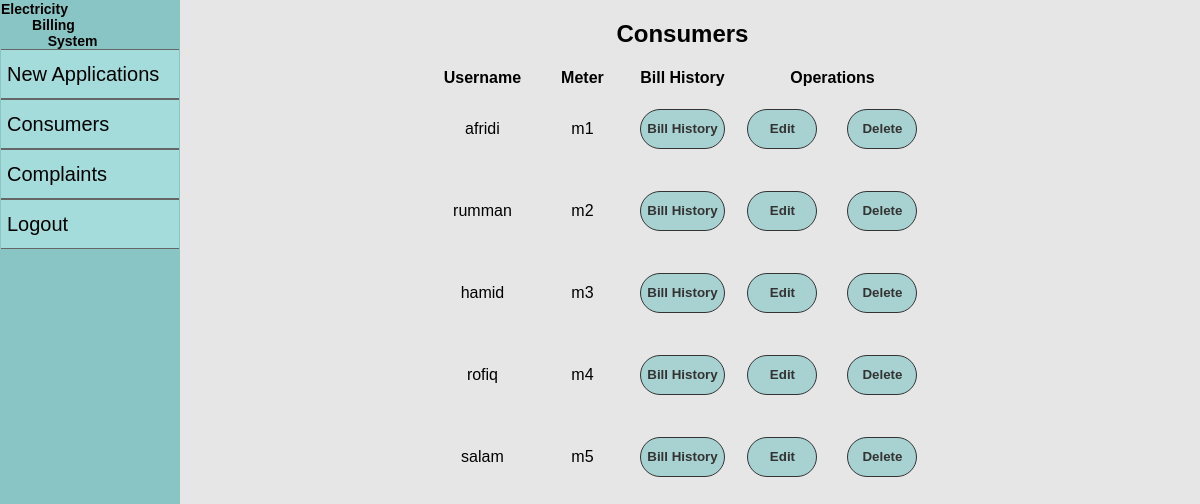
Screenshot of /consumers.php (signed in) with the database file from the repository.
### tables this page shows
CREATE TABLE `users` (
  `id` int(11) NOT NULL,
  `username` varchar(20) NOT NULL,
  `password` varchar(20) NOT NULL,
  `type` int(11) NOT NULL
);

CREATE TABLE `meters` (
  `id` int(11) NOT NULL,
  `meter` varchar(20) NOT NULL,
  `userId` int(11) NOT NULL
);

### consumers.php (the view, shortened to what this page needs)
<?php
include_once 'config/connection.config.php';
$type=$_SESSION['userType'];
?>
<!DOCTYPE html>
<html lang="en">
<head>
    <link rel="stylesheet" href="styles/style.css">
</head>
<body>
    <div class="nav">
    <a href="index.php">
    <h2 class="home">Electricity</br>&nbsp;&nbsp;&nbsp;&nbsp;&nbsp;&nbsp;&nbsp;&nbsp;Billing</br>&nbsp;&nbsp;&nbsp;&nbsp;&nbsp;&nbsp;&nbsp;&nbsp;&nbsp;&nbsp;&nbsp;&nbsp;System</h2>
        </a>
        <nav>
            <?php if($type==1){ ?>
                <a href="applicants.php"><button class="navbtn">New Applications</button></a></br>
        <?php    } ?>
        <?php if($_SESSION['userType']==1){ ?>
            <a href="consumers.php"><button class="navbtn">Consumers</button></a></br>
            <a href="complaints.php"><button class="navbtn">Complaints</button></a></br>
        <?php } ?>
        <a href="includes/logout.include.php"><button class="navbtn">Logout</button></a></br>
        </nav>
    </div>
    <div class="container">
        <h2>Consumers</h2>
    <table class="form">
        <tr>
            <th>Username</th>
            <th>Meter</th>
            <th>Bill History</th>
            <?php if ($_SESSION['userType']!=4) { ?>
                <th colspan="2">Operations</th>
            <?php } ?>
        </tr>
        <?php $select=mysqli_query($conn, "SELECT * FROM users WHERE type='3'");
        if(mysqli_num_rows($select)){
            while ($singleConsumer=mysqli_fetch_assoc($select)) {
                $cId=$singleConsumer['id']; ?>
                <tr>
                    <td><?php echo $singleConsumer['username'] ?></td>
                    <?php $select2=mysqli_query($conn, "SELECT * FROM meters WHERE userId='$cId'");
                    if(mysqli_num_rows($select2)){
                        $meter=mysqli_fetch_assoc($select2);
                    } ?>
                    <td><?php echo $meter['meter']; ?></td>
                    <td><a href="includes/bill-history.include.php?id=<?php echo $cId; ?>"><button class="submit">Bill History</button></a></td>
                    <?php if ($type==1) { ?>
                        <td><a href="includes/edit-consumers.include.php?id=<?php echo $cId; ?>"><button class="submit">Edit</button></a></td>
                        <td><a href="includes/delete-consumers.include.php?id=<?php echo $cId; ?>"><button class="submit">Delete</button></a></td>
                    <?php    } ?>
                </tr>
        <?php    }
        } ?>
    </table>
    </div>
</body>
</html>

### styles/style.css (style rules this page uses)
* { box-sizing: border-box; }
body,html { margin: 0; height: 100%; background-color: rgb(230, 230, 230); font-family: 'Trebuchet MS', sans-serif; }
.navbtn { margin: auto; border: 1px solid rgb(102, 102, 102); border-left: 0; border-right: 0; font-size: 20px; width: 100%; height: 50px; text-align: left; background-color: rgb(164, 219, 219); cursor: pointer; }
.container { width: 83%; display: inline-block; text-align: center; vertical-align: top; }
.nav { border: 1px solid rgb(138, 197, 197); width: 15%; min-height: 100vh; background-color: rgb(138, 197, 197); display: inline-block; }
table { border-collapse: collapse; margin: auto; }
table tr td,th { border: 1px solid black; width: 300px; align-items: center; }
.submit { margin: 20px auto; height: 40px; min-width: 70px; border-radius: 20px; cursor: pointer; background-color: rgb(168, 209, 209); color: #333; border: 1px solid #333; font-weight: bold; }
.form tr td,th { border: 0; width: 100px; align-items: center; }
a { text-decoration: none; color: #000; }
.home { padding: 0; margin: 0; }
@media only screen and (max-width: 1300px) { .home { font-size: 18px; } }
@media only screen and (max-width: 1200px) { .home { font-size: 14px; } }

### rows the page displays
users: username "afridi", meters.meter "m1"
users: username "rumman", meters.meter "m2"
users: username "hamid", meters.meter "m3"
users: username "rofiq", meters.meter "m4"
users: username "salam", meters.meter "m5"
